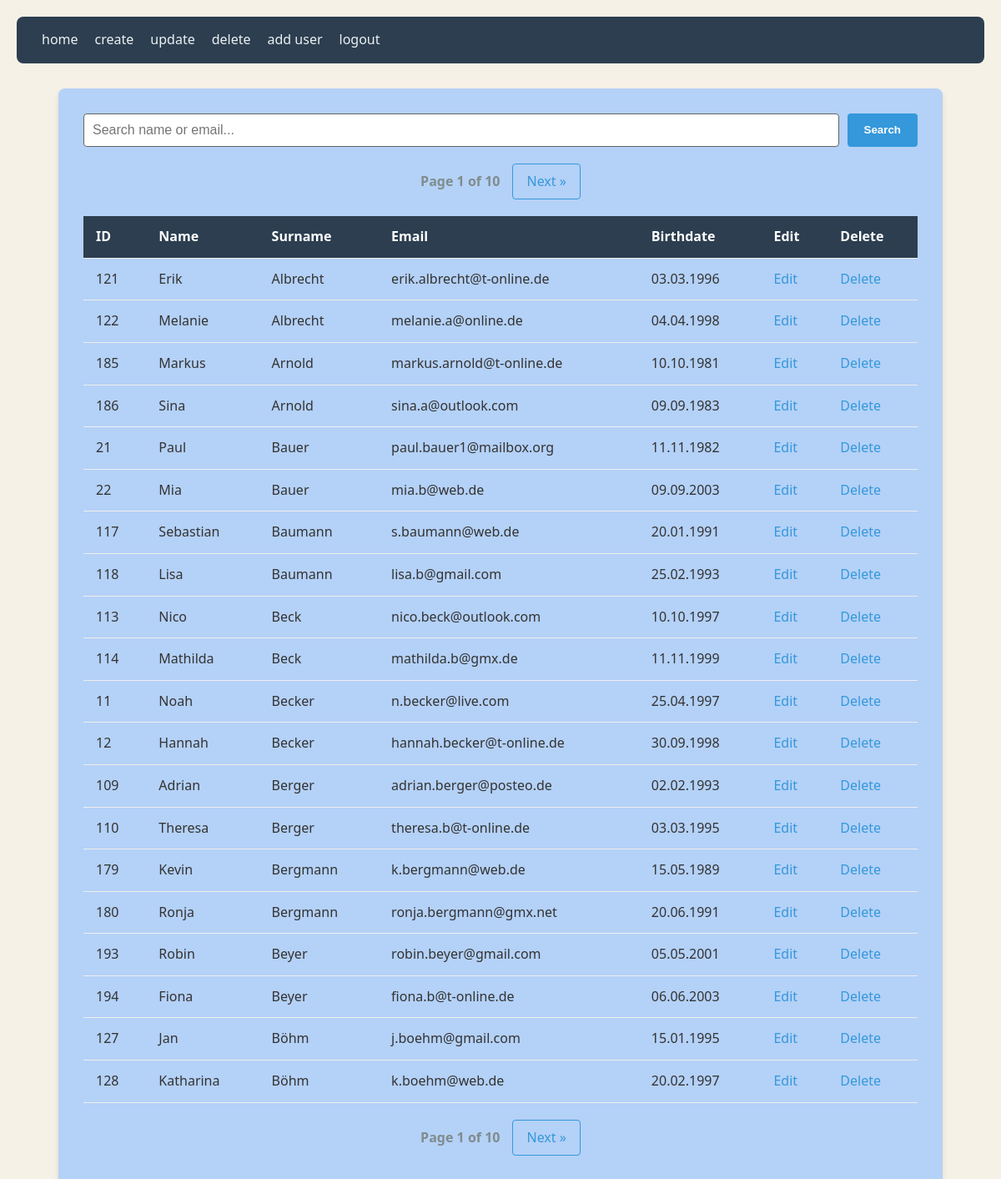
Screenshot of /subpages/home.php (signed in) with the database file from the repository.
### tables this page shows
CREATE TABLE person(
	id 				INT				PRIMARY KEY AUTO_INCREMENT,
	name			VARCHAR(50),
	surname			VARCHAR(50),
	email			VARCHAR(255) 	UNIQUE,
	birthdate		DATE,
	dateCreated		DATETIME		DEFAULT CURRENT_TIMESTAMP(),
	updateDate		DATETIME		DEFAULT CURRENT_TIMESTAMP() ON UPDATE CURRENT_TIMESTAMP(),
	 
    INDEX idx_surname (surname)
);

### public/includes/auth.php (called while the page is built, shortened)
<?php
function current_user_permission_level(): ?int
{
    return isset($_SESSION['permissions_level']) ? (int)$_SESSION['permissions_level'] : null;
}
function current_user_has($perm): bool
{
    $level = current_user_permission_level();
    if (is_int($perm) || (is_string($perm) && ctype_digit($perm))) {
        return $level >= (int)$perm;
    }
    return false;
}

### public/includes/pagination.php (called while the page is built, shortened)
<?php
require_once __DIR__ . '/db.php';
$search = isset($_GET['search']) ? trim($_GET['search']) : '';
$searchParam = "%$search%";
$limit = 20;
$page = isset($_GET['page']) ? (int)$_GET['page'] : 1;
$offset = ($page - 1) * $limit;
$countStmt = $pdo->prepare('SELECT COUNT(*) FROM person WHERE name LIKE :search OR surname LIKE :search OR email LIKE :search');
$countStmt->execute([':search' => $searchParam]);
$totalRows = $countStmt->fetchColumn();
$totalPages = ceil($totalRows / $limit);
$stmt = $pdo->prepare('SELECT * FROM person
                       WHERE name LIKE :search OR surname LIKE :search OR email LIKE :search ORDER BY surname ASC
                       LIMIT :limit OFFSET :offset');
$stmt->bindValue(':limit', $limit, PDO::PARAM_INT);
$stmt->bindValue(':search', $searchParam, PDO::PARAM_STR);
$stmt->bindValue(':offset', $offset, PDO::PARAM_INT);
$stmt->execute();
?>

### public/includes/escape.php (called while the page is built)
<?php
function e($var){
    return htmlspecialchars($var, ENT_QUOTES, 'UTF-8');
}
?>

### public/subpages/home.php (the view, shortened to what this page needs)
<?php
require_once __DIR__ . '/../includes/escape.php';
require_once __DIR__ . '/../includes/auth.php';
require_once __DIR__ . '/../includes/delete.php';
require_once __DIR__ . '/../includes/pagination.php';
require __DIR__ . '/../includes/header.php';
?>
<html>
<body>
<header>
    <nav class="nav">
        <a href="home.php" class="nav_link">home</a>
        <?php if(current_user_has(2)): ?>
        <a href="createPage.php" class="nav_link">create</a>
        <a href="updatePage.php" class="nav_link">update</a>
        <?php endif; ?>
        <?php if(current_user_has(3)): ?>
        <a href="deletePage.php" class="nav_link">delete</a>
        <a href="addUserPage.php" class="nav_link">add user</a>
        <?php endif; ?>
        <a href="../includes/logout.php" class="nav_link">logout</a>
    </nav>
</header>
<main>
<form method="GET" action="" style="margin-bottom: 20px;">
    <input type="text" name="search" placeholder="Search name or email..."
           value="<?php echo e($search); ?>">
    <button type="submit">Search</button>
</form>
<div class="pagination">
    <?php
    $searchQuery = $search ? "&search=" . urlencode($search) : "";
    ?>
    <span>Page <?php echo $page; ?> of <?php echo $totalPages; ?></span>
    <?php if ($page < $totalPages): ?>
        <a href="?page=<?php echo $page + 1 . $searchQuery; ?>">Next &raquo;</a>
    <?php endif; ?>
</div>
<?php
echo '<div><table>';
echo '<tr> <td> ID </td> <td> Name </td> <td> Surname </td><td> Email </td><td> Birthdate </td>';
    if(current_user_has(2)){ echo '<td> Edit </td>';}
    if(current_user_has(3)){ echo '<td> Delete </td>';}
echo '</tr>';
while($row = $stmt->fetch(PDO::FETCH_ASSOC)){
    echo '<tr> <td> ' . e($row['id']) . '</td><td> ' . e($row['name']) .' </td><td> ' . e($row['surname']) . '</td><td> ' . e($row['email']??'') . ' </td><td> ';
    $date = date_create(e($row['birthdate']??''));
    echo date_format($date, 'd.m.Y') . ' </td>';
    if(current_user_has(2)){ echo '<td> <a class="table_link" href="updatePage.php?id=' . e($row['id']) . '&origin=' . e('home') . '">Edit</a> </td>';}
    if(current_user_has(3)){ echo '<td> <a class="table_link" href="confirmDelete.php?id=' . e($row['id']) . '&origin=' . e('home') . '">Delete</a> </td>';}
    echo '</tr>';
    }
    echo '</table></div>';
?>
<div class="pagination">
    <?php
    $searchQuery = $search ? "&search=" . urlencode($search) : "";
    ?>
    <span>Page <?php echo $page; ?> of <?php echo $totalPages; ?></span>
    <?php if ($page < $totalPages): ?>
        <a href="?page=<?php echo $page + 1 . $searchQuery; ?>">Next &raquo;</a>
    <?php endif; ?>
</div>
</main>
</body>
</html>

### public/includes/header.php (shortened to what this page needs)
<!DOCTYPE html>
<html lang="de">
<head>
    <link rel="stylesheet" href="../includes/style.css">
</head>

### public/includes/style.css (style rules this page uses)
:root { --bg-body: #f5f1e6; --bg-main: #b4d1f7; --text-main: #333333; --text-muted: #7f8c8d; --primary: #3498db; --primary-hover: #2980b9; --dark: #2c3e50; --light: #ecf0f1; --danger: #e74c3c; --danger-hover: #c0392b; --border: #eeeeee; --border-input: #646464; --row-hover: #f1f1f1; }
body { font-family: 'Segoe UI', Tahoma, Geneva, Verdana, sans-serif; background-color: var(--bg-body); color: var(--text-main); line-height: 1.6; margin: 0; padding: 20px; }
main { max-width: 1000px; margin: 0 auto; background: var(--bg-main); padding: 30px; border-radius: 8px; box-shadow: 0 4px 6px rgba(0,0,0,0.1); }
.nav { display: flex; gap: 20px; background: var(--dark); padding: 15px 30px; border-radius: 8px; margin-bottom: 30px; }
.nav_link { color: var(--light); text-decoration: none; font-weight: 500; transition: color 0.3s; }
form { display: flex; gap: 10px; margin-bottom: 25px; }
input[type="text"] { flex-grow: 1; padding: 10px; border: 1px solid var(--border-input); border-radius: 4px; font-size: 16px; }
button { padding: 10px 20px; background-color: var(--primary); color: white; border: none; border-radius: 4px; cursor: pointer; font-weight: bold; transition: background 0.3s; }
table { width: 100%; border-collapse: collapse; margin: 20px 0; }
th, td { text-align: left; padding: 12px 15px; border-bottom: 1px solid var(--border); }
tr:first-child { background-color: var(--dark); color: white; font-weight: bold; }
.pagination { display: flex; justify-content: center; align-items: center; gap: 15px; margin: 20px 0; }
.pagination a { padding: 8px 16px; text-decoration: none; color: var(--primary); border: 1px solid var(--primary); border-radius: 4px; transition: all 0.3s; }
.pagination span { font-weight: bold; color: var(--text-muted); }

### rows the page displays
person: id "121", name "Erik", surname "Albrecht", email "erik.albrecht@t-online.de", birthdate "03.03.1996"
person: id "122", name "Melanie", surname "Albrecht", email "melanie.a@online.de", birthdate "04.04.1998"
person: id "185", name "Markus", surname "Arnold", email "markus.arnold@t-online.de", birthdate "10.10.1981"
person: id "186", name "Sina", surname "Arnold", email "sina.a@outlook.com", birthdate "09.09.1983"
person: id "21", name "Paul", surname "Bauer", email "paul.bauer1@mailbox.org", birthdate "11.11.1982"
person: id "22", name "Mia", surname "Bauer", email "mia.b@web.de", birthdate "09.09.2003"
person: id "117", name "Sebastian", surname "Baumann", email "s.baumann@web.de", birthdate "20.01.1991"
person: id "118", name "Lisa", surname "Baumann", email "lisa.b@gmail.com", birthdate "25.02.1993"
person: id "113", name "Nico", surname "Beck", email "nico.beck@outlook.com", birthdate "10.10.1997"
person: id "114", name "Mathilda", surname "Beck", email "mathilda.b@gmx.de", birthdate "11.11.1999"
person: id "11", name "Noah", surname "Becker", email "n.becker@live.com", birthdate "25.04.1997"
person: id "12", name "Hannah", surname "Becker", email "hannah.becker@t-online.de", birthdate "30.09.1998"
person: id "109", name "Adrian", surname "Berger", email "adrian.berger@posteo.de", birthdate "02.02.1993"
person: id "110", name "Theresa", surname "Berger", email "theresa.b@t-online.de", birthdate "03.03.1995"
person: id "179", name "Kevin", surname "Bergmann", email "k.bergmann@web.de", birthdate "15.05.1989"
person: id "180", name "Ronja", surname "Bergmann", email "ronja.bergmann@gmx.net", birthdate "20.06.1991"
person: id "193", name "Robin", surname "Beyer", email "robin.beyer@gmail.com", birthdate "05.05.2001"
person: id "194", name "Fiona", surname "Beyer", email "fiona.b@t-online.de", birthdate "06.06.2003"
person: id "127", name "Jan", surname "Böhm", email "j.boehm@gmail.com", birthdate "15.01.1995"
person: id "128", name "Katharina", surname "Böhm", email "k.boehm@web.de", birthdate "20.02.1997"

### other values shown
$page "1"
$totalPages "10"
